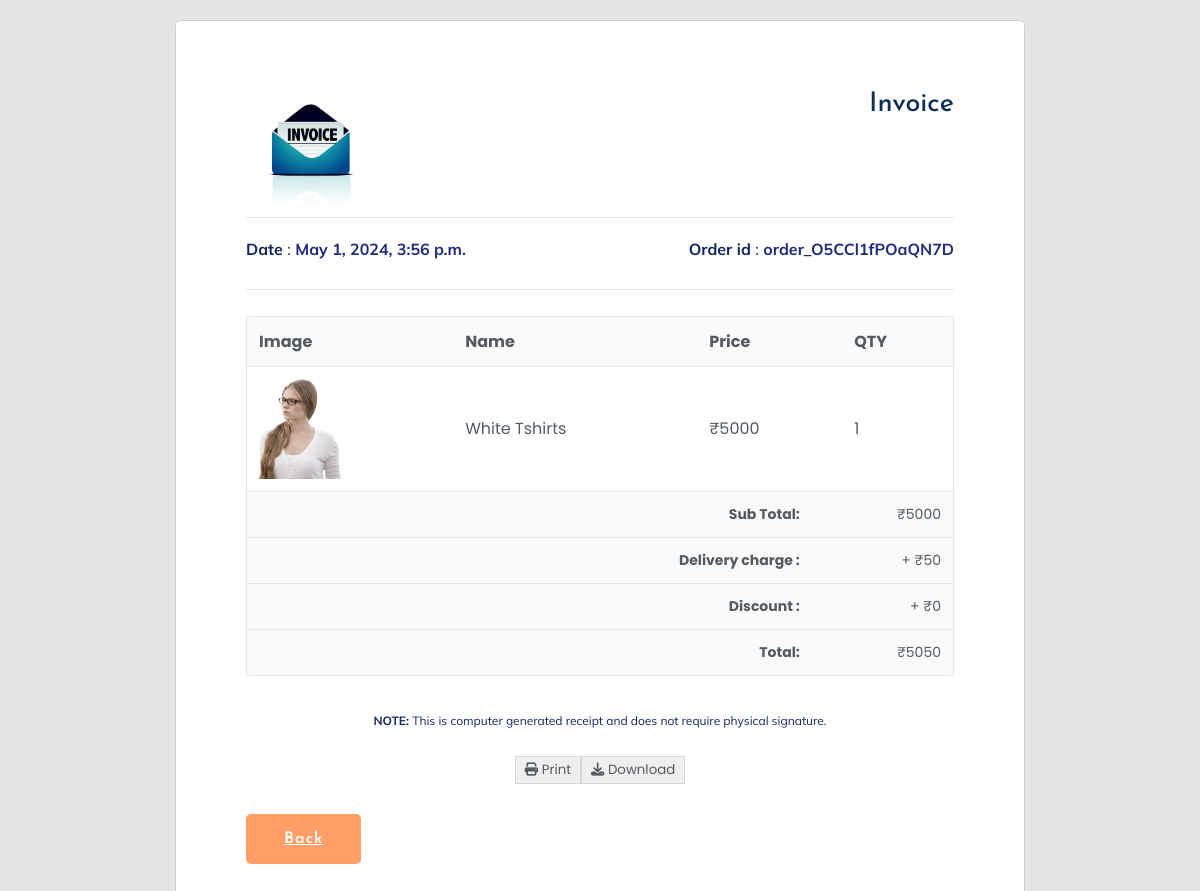
/invoice (signed in), run on an earlier commit of the app's database.
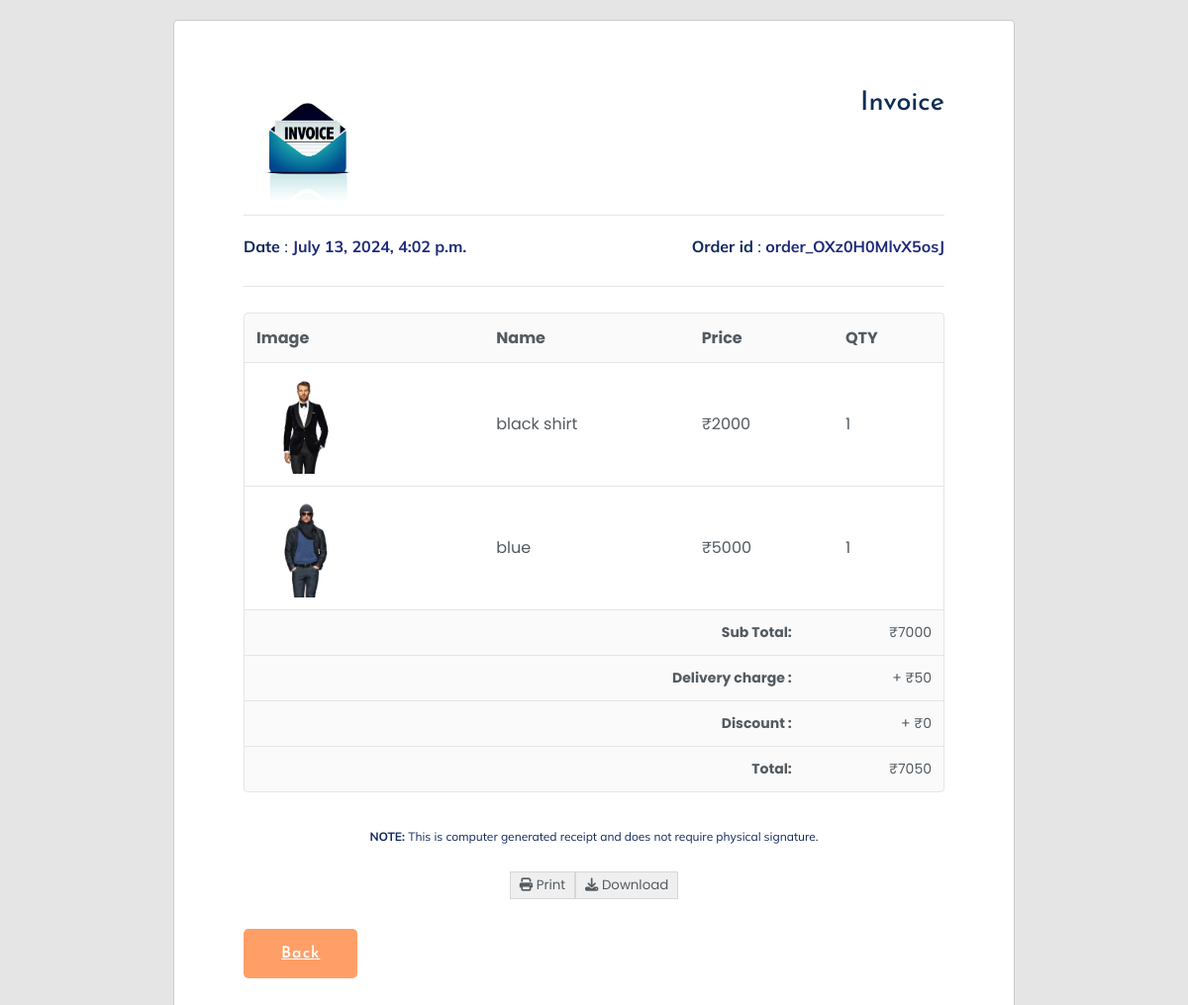
And on a later commit of the database.
### shooper_app/models.py (models this page shows)
class Order(models.Model):
    user_id=models.ForeignKey(User,on_delete=models.CASCADE,blank=True,null=True)
    order_id=models.CharField(max_length=30,blank=True,null=True)
    image=models.ImageField(upload_to="media")
    name=models.CharField(max_length=30)
    price=models.IntegerField()
    quantity=models.IntegerField()
    total=models.IntegerField()
    total_price=models.IntegerField()
    datetime=models.DateTimeField(auto_now=True,blank=True,null=True)
    order_track=models.CharField(choices=chh,default="Order Placed",max_length=50,blank=True,null=True)
    def __str__(self):
        return self.name

### shooper_app/views.py (the view)
# urls.py: path('invoice', views.invoice, name='invoice'),
def invoice(request):
    uid=User.objects.get(email=request.session['email'])
    bid=Address.objects.filter(user_id=uid).order_by("-id")[:1]
    for i in bid:
        print(i.first_name,i.last_name)
    oid=Order.objects.order_by("-id")[:1]
    a=None
    datetime=None
    for i in oid:
        a=i.order_id
        datetime=i.datetime
        print(i.order_id)
    print(a)
    oid1=Order.objects.filter(order_id=a)
    print(oid1)
    l1=[]
    sub_total=0
    for i in oid1:
        l1.append(i.price)
    sub_total=sum(l1)
    charge=50
    discount=sub_total*10/100
    my_variable = request.session.get('my_variable', 0)
    total_price = sub_total + charge - my_variable
    print("ok",my_variable)
    contaxt={"oid":oid,
        "bid":bid,
        "oid1":oid1,
        "a":a,
        "sub_total":sub_total,
        "charge":charge,
        "discount":my_variable,
        "datetime":datetime,
        "total_price":total_price,}
    return render(request, 'invoice.html',contaxt)

### shooper_app/templates/invoice.html (shortened to what this page needs)
{% load static %}
<!DOCTYPE html>
<html>
<head>
    <link rel="stylesheet" href="https://cdnjs.cloudflare.com/ajax/libs/font-awesome/6.2.1/css/all.min.css"
 />
    <link rel="stylesheet" href="style.css">
</head>
<body>
    <div class="invoice-wrapper" id="print-area">
        <div class="invoice">
            <div class="invoice-container">
                <div class="invoice-head">
                    <div class="invoice-head-top">
                        <div class="invoice-head-top-left text-start">
                            <img
                                src="{% static 'img/invoice_logo.webp' %}">
                        </div>
                        <div class="invoice-head-top-right text-end">
                            <h3>Invoice</h3>
                        </div>
                    </div>
                    <div class="hr"></div>
                    <div class="invoice-head-middle">
                        <div class="invoice-head-middle-left text-start">
                            <p><span class="text-bold">Date&nbsp;</span>:<b>&nbsp;{{datetime}}</b></p>
                        </div>
                        <div class="invoice-head-middle-right text-end">
                            <p><span f class="text-bold">Order id&nbsp;</span>:<b>&nbsp;{{a}}</b></p>
                        </div>
                    </div>
                    <div class="hr"></div>
                    <div class="invoice-head-bottom">
                    </div>
                </div>
                <div class="overflow-view">
                    <div class="invoice-body">
                        <table>
                            <thead>
                                <tr>
                                    <td class="text-bold">Image</td>
                                    <td class="text-bold">Name</td>
                                    <td class="text-bold">Price</td>
                                    <td class="text-bold">QTY</td>
                                </tr>
                            </thead>
                            <tbody>
                                {% for i in oid1 %}
                                <tr>
                                    <td><img src="{{i.image.url}}" style="height: 100px;">
                                    </td>
                                    <td>{{i.name}}</td>
                                    <td>&#8377;{{i.price}}</td>
                                    <td>{{i.quantity}}</td>
                                </tr>
                                {% endfor %}
                            </tbody>
                        </table>
                        <div class="invoice-body-bottom">
                            <div class="invoice-body-info-item border-bottom">
                                <div class="info-item-td text-end text-bold">Sub Total:</div>
                                <div class="info-item-td text-end">&#8377;{{sub_total}}</div>
                            </div>
                            <div class="invoice-body-info-item border-bottom">
                                <div class="info-item-td text-end text-bold">Delivery charge :</div>
                                <div class="info-item-td text-end">+ &#8377;{{charge}}</div>
                            </div>
                            <div class="invoice-body-info-item border-bottom">
                                <div class="info-item-td text-end text-bold">Discount :</div>
                                <div class="info-item-td text-end">+ &#8377;{{discount}}</div>
                            </div>
                            <div class="invoice-body-info-item">
                                <div class="info-item-td text-end text-bold">Total:</div>
                                <div class="info-item-td text-end">&#8377;{{total_price}}</div>
                            </div>
                        </div>
                    </div>
                </div>
                <div class="invoice-foot text-center">
                    <p><span class="text-bold text-center">NOTE:&nbsp;</span>This is computer generated receipt and does
                        not require physical signature.</p>
                    <div class="invoice-btns">
                        <button type="button" class="invoice-btn" onclick="printInvoice()">
                            <span>
                                <i class="fa-solid fa-print"></i>
                            </span>
                            <span>Print</span>
                        </button>
                        <button type="button" class="invoice-btn">
                            <span>
                                <i class="fa-solid fa-download"></i>
                            </span>
                            <span>Download</span>
                        </button>
                    </div>
                </div>
                <a href="{% url 'index' %}" class="btn btn-primary btn-lg active" role="button" aria-pressed="true">Back</a>
            </div>
        </div>
    </div>
</body>
</html>

### shooper_app/templates/invoice.html (style rules this page uses)
*, *::after, *::before { padding: 0; margin: 0; box-sizing: border-box; }
:root { --blue-color: #0c2f54; --dark-color: #535b61; --white-color: #fff; }
.text-end { text-align: right; }
.text-center { text-align: center; }
.text-start { text-align: left; }
.text-bold { font-weight: 700; }
.hr { height: 1px; background-color: rgba(0, 0, 0, 0.1); }
.border-bottom { border-bottom: 1px solid rgba(0, 0, 0, 0.1); }
body { font-family: 'Poppins', sans-serif; color: var(--dark-color); font-size: 14px; }
.invoice-wrapper { min-height: 100vh; background-color: rgba(0, 0, 0, 0.1); padding-top: 20px; padding-bottom: 20px; }
.invoice { max-width: 850px; margin-right: auto; margin-left: auto; background-color: var(--white-color); padding: 70px; border: 1px solid rgba(0, 0, 0, 0.2); border-radius: 5px; min-height: 920px; }
.invoice-head-top-left img { width: 130px; }
.invoice-head-top-right h3 { font-weight: 500; font-size: 27px; color: var(--blue-color); }
.invoice-head-middle, .invoice-head-bottom { padding: 16px 0; }
.invoice-body { border: 1px solid rgba(0, 0, 0, 0.1); border-radius: 4px; overflow: hidden; }
.invoice-body table { border-collapse: collapse; border-radius: 4px; width: 100%; }
.invoice-body table td, .invoice-body table th { padding: 12px; }
.invoice-body table tr { border-bottom: 1px solid rgba(0, 0, 0, 0.1); }
.invoice-body table thead { background-color: rgba(0, 0, 0, 0.02); }
.invoice-body-info-item { display: grid; grid-template-columns: 80% 20%; }
.invoice-body-info-item .info-item-td { padding: 12px; background-color: rgba(0, 0, 0, 0.02); }
.invoice-foot { padding: 30px 0; }
.invoice-foot p { font-size: 12px; }
.invoice-btns { margin-top: 20px; display: flex; justify-content: center; }
.invoice-btn { padding: 3px 9px; color: var(--dark-color); font-family: inherit; border: 1px solid rgba(0, 0, 0, 0.1); cursor: pointer; }
.invoice-head-top, .invoice-head-middle, .invoice-head-bottom { display: grid; grid-template-columns: repeat(2, 1fr); padding-bottom: 10px; }
.overflow-view { overflow-x: scroll; }
.invoice-body { min-width: 600px; }

What changed in the data, as far as the page shows it:
no longer on this page (row edited): Order: datetime "May 1, 2024, 3:56 p.m.", order "order_O5CCl1fPOaQN7D", image (picture), name "White Tshirts", price "5000", quantity "1"
added Order: datetime "July 13, 2024, 4:02 p.m.", order "order_OXz0H0MlvX5osJ", image (picture), name "blue", price "5000", quantity "1"
added Order: image (picture), name "black shirt", price "2000", quantity "1"
Also different on the page:
{{ sub_total }}: "5000" → "7000"
{{ total_price }}: "5050" → "7050"
